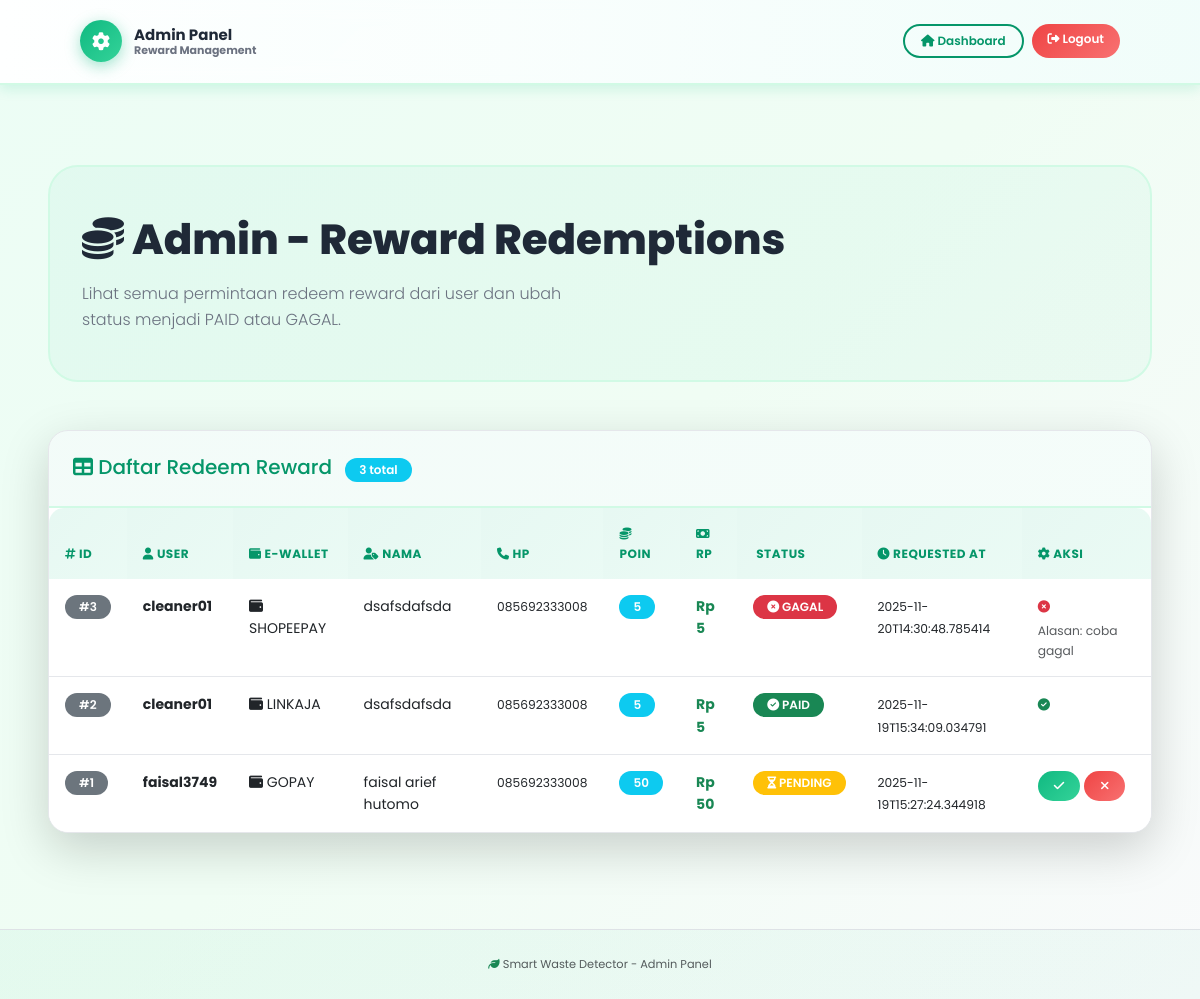
Page /admin/rewards (signed in) on the committed database.
### tables this page shows
CREATE TABLE reward_redemptions (
            id INTEGER PRIMARY KEY AUTOINCREMENT,
            user_id TEXT NOT NULL,
            wallet_type TEXT NOT NULL,
            full_name TEXT NOT NULL,
            phone TEXT NOT NULL,
            points INTEGER NOT NULL,       -- jumlah poin yang diredeem
            amount INTEGER NOT NULL,       -- jumlah rupiah (saat ini = points)
            status TEXT NOT NULL DEFAULT 'PENDING',
            requested_at TEXT NOT NULL, reason TEXT DEFAULT NULL,
            FOREIGN KEY(user_id) REFERENCES users(user_id)
        );

### routes_bounty.py (the view)
    @app.route("/admin/rewards", methods=["GET"])
    def admin_rewards():
        user = current_user()
        if not user or user["role"] != "admin":
            flash("Akses ditolak. Halaman ini hanya untuk admin.", "error")
            return redirect(url_for("index"))
        conn = get_db_connection()
        rows = conn.execute(
            """
            SELECT id, user_id, wallet_type, full_name, phone,
                points, amount, status, reason, requested_at
            FROM reward_redemptions
            ORDER BY datetime(requested_at) DESC
            """
        ).fetchall()
        conn.close()
        return render_template("admin_rewards.html", redemptions=rows, user=user)

### db.py (called while the page is built)
def get_db_connection():
    conn = sqlite3.connect(DB_PATH)
    conn.row_factory = sqlite3.Row
    return conn

### utils.py (called while the page is built)
def get_user(user_id: str):
    conn = get_db_connection()
    row = conn.execute(
        "SELECT * FROM users WHERE user_id = ?",
        (user_id,),
    ).fetchone()
    conn.close()
    return row

def current_user():
    uid = session.get("user_id")
    if not uid:
        return None
    return get_user(uid)

### templates/admin_rewards.html (shortened to what this page needs)
<!DOCTYPE html>
<html lang="id">
<head>
    <link href="https://cdnjs.cloudflare.com/ajax/libs/bootstrap/5.3.0/css/bootstrap.min.css" rel="stylesheet">
    <link href="https://cdnjs.cloudflare.com/ajax/libs/font-awesome/6.4.0/css/all.min.css" rel="stylesheet">
    <link rel="stylesheet" href="{{ url_for('static', filename='Web/style.css') }}">
</head>
<body>
    <nav class="navbar navbar-expand-lg navbar-light sticky-top">
        <div class="container-fluid px-3 px-lg-5">
            <a class="navbar-brand" href="{{ url_for('index') }}">
                <div class="logo-badge"><i class="fas fa-cog"></i></div>
                <div class="navbar-text">
                    <span class="navbar-title">Admin Panel</span>
                    <span class="navbar-subtitle">Reward Management</span>
                </div>
            </a>
            <div class="ms-auto d-flex gap-2">
                <a href="{{ url_for('index') }}" class="btn btn-sm btn-outline-primary">
                    <i class="fas fa-home"></i> Dashboard
                </a>
                <a href="{{ url_for('logout') }}" class="btn btn-sm btn-danger">
                    <i class="fas fa-sign-out-alt"></i> Logout
                </a>
            </div>
        </div>
    </nav>
    <main class="container-fluid px-3 px-lg-5 py-5">
        <section class="hero-section mb-5">
            <h1 class="mb-3">
                <i class="fas fa-coins"></i> Admin - Reward Redemptions
            </h1>
            <p class="lead mb-0">
                Lihat semua permintaan redeem reward dari user dan ubah status menjadi PAID atau GAGAL.
            </p>
        </section>
        <div class="card shadow-lg">
            <div class="card-header">
                <h5 class="mb-0">
                    <i class="fas fa-table"></i> Daftar Redeem Reward
                    {% if redemptions %}
                    <span class="badge bg-info ms-2">{{ redemptions|length }} total</span>
                    {% endif %}
                </h5>
            </div>
            <div class="card-body p-0">
                {% if redemptions %}
                    <div class="table-responsive">
                        <table class="table table-hover mb-0">
                            <thead>
                                <tr>
                                    <th><i class="fas fa-hashtag"></i> ID</th>
                                    <th><i class="fas fa-user"></i> User</th>
                                    <th><i class="fas fa-wallet"></i> E-Wallet</th>
                                    <th><i class="fas fa-user-tag"></i> Nama</th>
                                    <th><i class="fas fa-phone"></i> HP</th>
                                    <th><i class="fas fa-coins"></i> Poin</th>
                                    <th><i class="fas fa-money-bill"></i> Rp</th>
                                    <th> Status</th>
                                    <th><i class="fas fa-clock"></i> Requested At</th>
                                    <th><i class="fas fa-cog"></i> Aksi</th>
                                </tr>
                            </thead>
                            <tbody>
                                {% for r in redemptions %}
                                <tr>
                                    <td>
                                        <span class="badge bg-secondary">#{{ r['id'] }}</span>
                                    </td>
                                    <td><strong>{{ r['user_id'] }}</strong></td>
                                    <td>
                                        <i class="fas fa-wallet"></i> {{ r['wallet_type'] }}
                                    </td>
                                    <td>{{ r['full_name'] }}</td>
                                    <td><small>{{ r['phone'] }}</small></td>
                                    <td>
                                        <span class="badge bg-info">{{ r['points'] }}</span>
                                    </td>
                                    <td><strong class="text-success">Rp {{ r['amount'] }}</strong></td>
                                    <td>
                                        {% if r['status'] == 'PENDING' %}
                                            <span class="badge bg-warning">
                                                <i class="fas fa-hourglass-half"></i> PENDING
                                            </span>
                                        {% elif r['status'] == 'PAID' %}
                                            <span class="badge bg-success">
                                                <i class="fas fa-check-circle"></i> PAID
                                            </span>
                                        {% else %}
                                            <span class="badge bg-danger">
                                                <i class="fas fa-times-circle"></i> GAGAL
                                            </span>
                                        {% endif %}
                                    </td>
                                    <td><small>{{ r['requested_at'] }}</small></td>
                                    <td>
                                        {% if r['status'] == 'PENDING' %}
                                            <div class="d-flex gap-1">
                                                <form method="post" action="{{ url_for('admin_update_reward', reward_id=r['id']) }}" style="display:inline;">
                                                    <button type="submit" class="btn btn-sm btn-success" title="Mark as PAID">
                                                        <i class="fas fa-check"></i>
                                                    </button>
                                                </form>
                                                <button type="button" class="btn btn-sm btn-danger" data-bs-toggle="modal"
                                                        data-bs-target="#failModal{{ r['id'] }}" title="Mark as FAILED">
                                                    <i class="fas fa-times"></i>
                                                </button>
                                            </div>
                                        {% elif r['status'] == 'FAILED' %}
                                            <small class="text-danger">
                                                <i class="fas fa-times-circle"></i>
                                            </small>
                                            <br>
                                            <small class="text-muted d-block mt-1">
                                                Alasan: {{ r['reason'] or '-' }}
                                            </small>
                                        {% else %}
                                            <small class="text-success">
                                                <i class="fas fa-check-circle"></i>
                                            </small>
                                        {% endif %}
                                    </td>
                                </tr>
                                {% endfor %}
                            </tbody>
                        </table>
                    </div>
                {% else %}
                    <div class="alert alert-info m-3">
                        <i class="fas fa-info-circle"></i> Tidak ada data redeem reward.
                    </div>
                {% endif %}
            </div>
        </div>
    </main>
    <footer class="mt-5 py-4 text-center text-muted border-top">
        <small><i class="fas fa-leaf text-success"></i> Smart Waste Detector - Admin Panel</small>
    </footer>
</body>
</html>

### static/Web/style.css (style rules this page uses)
:root { --primary: #10b981; --primary-dark: #059669; --primary-light: #d1fae5; --accent: #f59e0b; --accent-dark: #d97706; --danger: #ef4444; --info: #3b82f6; --success: #10b981; --warning: #f59e0b; --bg-light: #f0fdf4; --bg-white: #ffffff; --text-dark: #1f2937; --text-muted: #6b7280; --border-color: #e5e7eb; --shadow-sm: 0 4px 12px rgba(16, 185, 129, 0.15); --shadow-md: 0 8px 24px rgba(16, 185, 129, 0.2); --shadow-lg: 0 12px 40px rgba(16, 185, 129, 0.25); }
* { margin: 0; padding: 0; box-sizing: border-box; }
html, body { font-family: 'Poppins', 'Segoe UI', sans-serif; background: linear-gradient(135deg, #ecfdf5 0%, #f0fdf4 50%, #f9fafb 100%); color: var(--text-dark); line-height: 1.6; }
.navbar { background: linear-gradient(90deg, rgba(255,255,255,0.95) 0%, rgba(240,253,250,0.95) 100%); backdrop-filter: blur(10px); border-bottom: 2px solid var(--primary-light); box-shadow: var(--shadow-sm); padding: 0.8rem 2rem; }
.navbar-brand { display: flex; align-items: center; gap: 12px; font-weight: 700; color: var(--primary-dark); text-decoration: none; transition: transform 0.3s ease; }
.logo-badge { width: 42px; height: 42px; border-radius: 50%; background: linear-gradient(135deg, #10b981, #34d399); display: flex; align-items: center; justify-content: center; color: white; font-weight: 800; font-size: 18px; box-shadow: 0 4px 15px rgba(16, 185, 129, 0.4); }
.navbar-text { display: flex; flex-direction: column; line-height: 1.2; }
.navbar-title { font-size: 15px; font-weight: 700; color: var(--text-dark); }
.navbar-subtitle { font-size: 11px; color: var(--text-muted); }
.btn { font-weight: 600; border-radius: 25px; padding: 10px 24px; transition: all 0.3s ease; border: none; cursor: pointer; }
.btn-outline-primary { color: var(--primary-dark); border: 2px solid var(--primary-dark); background: transparent; }
.btn-success { background: linear-gradient(135deg, #10b981, #34d399); color: white; }
.btn-danger { background: linear-gradient(135deg, #ef4444, #f87171); color: white; border: none; }
.btn-sm { padding: 6px 16px; font-size: 12px; }
.card { border: 1px solid var(--border-color); border-radius: 20px; box-shadow: var(--shadow-md); background: var(--bg-white); transition: all 0.3s ease; overflow: hidden; }
.card-header { background: linear-gradient(135deg, rgba(16, 185, 129, 0.05), rgba(52, 211, 153, 0.05)); border-bottom: 2px solid var(--primary-light); padding: 1.5rem; font-weight: 700; color: var(--primary-dark); }
.card-body { padding: 1.5rem; }
.hero-section { background: linear-gradient(135deg, rgba(16, 185, 129, 0.05), rgba(52, 211, 153, 0.05)); border-radius: 30px; padding: 3rem 2rem; margin: 2rem 0; border: 2px solid var(--primary-light); position: relative; overflow: hidden; }
.hero-section::before { content: ''; position: absolute; top: -50%; right: -50%; width: 400px; height: 400px; background: radial-gradient(circle, rgba(16, 185, 129, 0.1), transparent); border-radius: 50%; animation: float 8s ease-in-out infinite; }
.hero-section h1 { font-size: clamp(24px, 5vw, 42px); font-weight: 800; color: var(--text-dark); margin-bottom: 1rem; position: relative; z-index: 1; }
.hero-section p { font-size: 16px; color: var(--text-muted); margin-bottom: 1.5rem; max-width: 500px; position: relative; z-index: 1; }
.table { border-radius: 15px; overflow: hidden; border-collapse: separate; border-spacing: 0; }
.table thead th { background: linear-gradient(135deg, rgba(16, 185, 129, 0.1), rgba(52, 211, 153, 0.1)); color: var(--primary-dark); font-weight: 700; border: none; padding: 1rem; text-transform: uppercase; font-size: 12px; letter-spacing: 0.5px; }
.table tbody td { padding: 1rem; border-bottom: 1px solid var(--border-color); font-size: 14px; }
.table tbody tr:last-child td { border-bottom: none; }
.badge { border-radius: 50px; padding: 6px 14px; font-weight: 600; font-size: 12px; display: inline-block; }
footer { background: linear-gradient(135deg, rgba(16, 185, 129, 0.05), rgba(52, 211, 153, 0.05)); border-top: 2px solid var(--primary-light); padding: 2rem 1rem; text-align: center; color: var(--text-muted); font-size: 13px; margin-top: 3rem; }

### rows in the picture
reward_redemptions: id "3", user_id "cleaner01", wallet_type "SHOPEEPAY", full_name "dsafsdafsda", phone "085692333008", points "5", amount "5", status "FAILED" (drawn), requested_at "2025-11-20T14:30:48.785414", reason "coba gagal"
reward_redemptions: id "2", user_id "cleaner01", wallet_type "LINKAJA", full_name "dsafsdafsda", phone "085692333008", points "5", amount "5", status "PAID" (drawn), requested_at "2025-11-19T15:34:09.034791"
reward_redemptions: id "1", user_id "faisal3749", wallet_type "GOPAY", full_name "faisal arief hutomo", phone "085692333008", points "50", amount "50", status "PENDING" (drawn), requested_at "2025-11-19T15:27:24.344918"

### other values in the picture
{{ redemptions|length }} "3"
